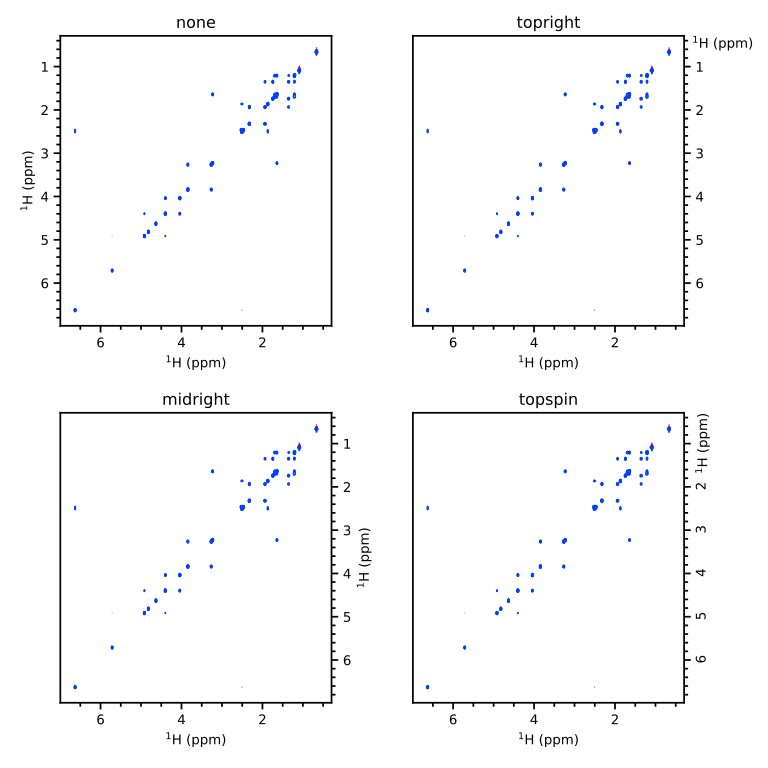

Generate this figure with Python:
import numpy as np
import matplotlib.pyplot as plt
import penguins as pg
fig, axs = pg.subplots2d(2, 2)
ds = pg.read(".", 2)
styles = ["none", "topright", "midright", "topspin"]

# Stage and construct as usual
for ax, style in zip(axs.flat, styles):
    ds.stage(ax, levels=5e5, f1_bounds="0.3..7", f2_bounds="0.3..7")
    pg.mkplot(ax, title=style)

# Apply the styles.
for ax, style in zip(axs.flat[1:], styles[1:]):
    pg.ymove(ax, style)

# This is not necessary in a real plot and is only included to make
# it clear which plot is which.
plt.subplots_adjust(hspace=0.3, wspace=0.3)

pg.show()
